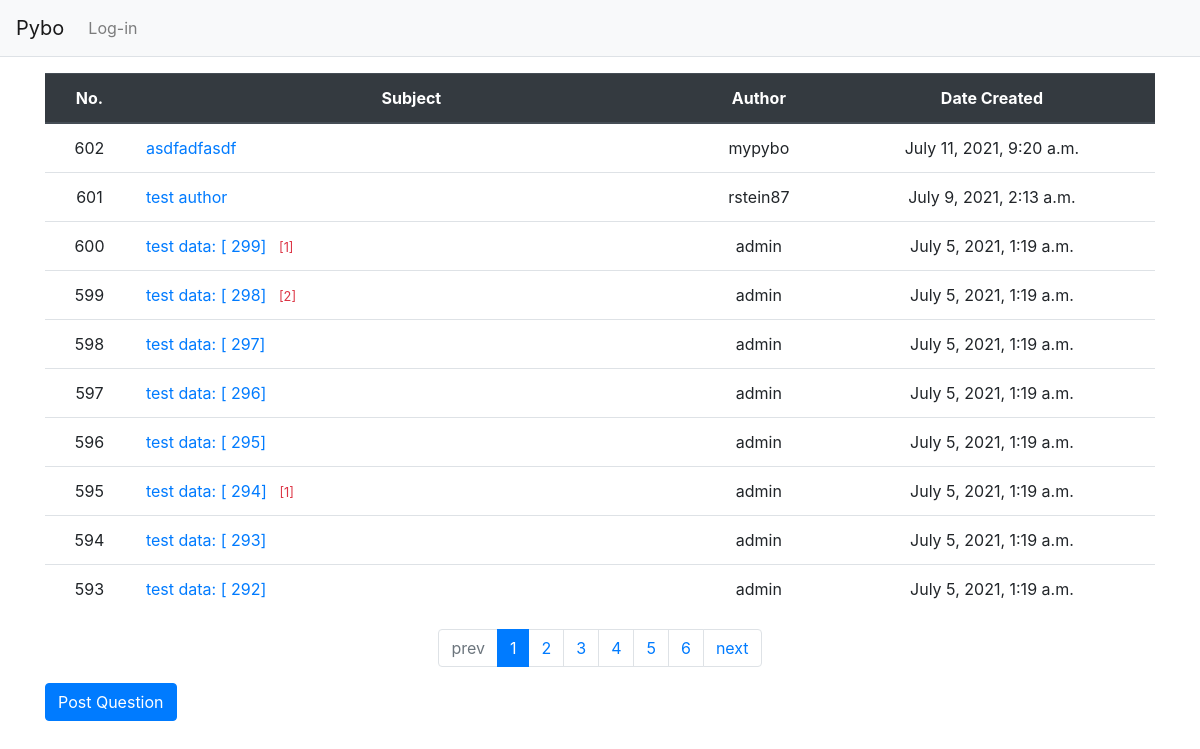
Before: / with the older database file.
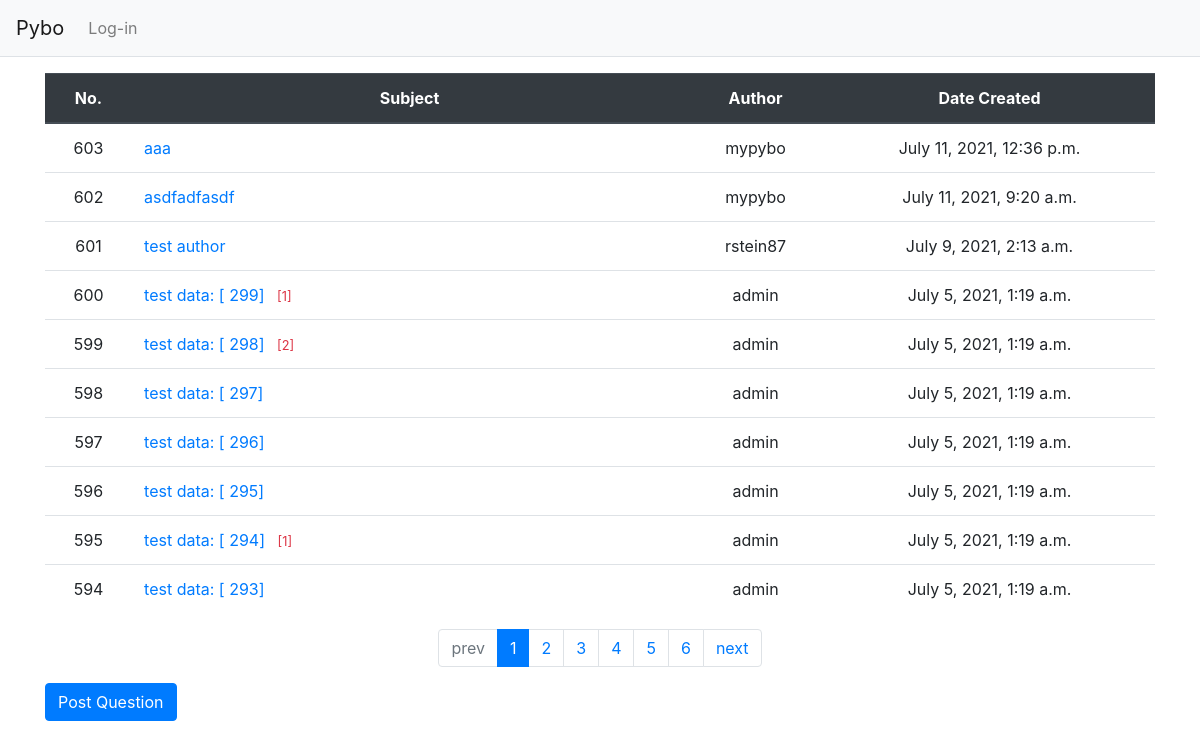
After: the same page with the newer database file.
### pybo/models.py (models this page shows, shortened)
class Question(models.Model):
    subject = models.CharField(max_length=200)
    content = models.TextField()
    author = models.ForeignKey(User, on_delete=models.CASCADE)
    create_date = models.DateTimeField()
    modify_date = models.DateTimeField(null=True, blank=True)

### pybo/views.py (the view)
# urls.py: path('', views.index, name='index'),
def index(request):
    page = request.GET.get('page', '1')
    question_list = Question.objects.order_by('-create_date')
    paginator = Paginator(question_list, 10)
    page_obj = paginator.get_page(page)
    context = {'question_list': page_obj}
    return render(request, 'pybo/question_list.html', context)

### pybo/templatetags/pybo_filter.py (called while the page is built)
@register.filter
def sub(value, arg):
    return value - arg

### templates/pybo/question_list.html (shortened to what this page needs)
{% extends 'base.html' %}
{% load pybo_filter %}
{% block content %}
<div class="container my-3">
    <table class="table">
        <thead>
        <tr class="text-center thead-dark">
            <th>No.</th>
            <th style="width:50%">Subject</th>
            <th>Author</th>
            <th>Date Created</th>
        </tr>
        </thead>
        <tbody>
        {% if question_list %}
            {% for question in question_list %}
            <tr class="text-center">
                <td>
                    {{ question_list.paginator.count|sub:question_list.start_index|sub:forloop.counter0|add:1 }}
                </td>
                <td class="text-left">
                    <a href="{% url 'pybo:detail' question.id %}">{{ question.subject }}</a>
                    {% if question.answer_set.count > 0 %}
                    <span class="text-danger small ml-2">[{{ question.answer_set.count }}]</span>
                    {% endif %}
                </td>
                <td>{{ question.author.username }}</td>
                <td>{{ question.create_date }}</td>
            </tr>
            {% endfor %}
        {% else %}
            <tr>
                <td>There are no questions</td>
            </tr>
        {% endif %}
        </tbody>
    </table>
    <ul class="pagination justify-content-center">
        {% if question_list.has_previous %}
        <li class="page-item">
        <a class="page-link" href="?page={{ question_list.previous_page_number }}">prev</a>
        </li>
        {% else %}
        <li class="page-item disabled">
            <a class="page-link" tabindex="-1" aria-disabled="true" href="#">prev</a>
        </li>
        {% endif %}
        {% for page_number in question_list.paginator.page_range %}
        {% if page_number >= question_list.number|add:-5 and page_number <= question_list.number|add:5 %}
            {% if page_number == question_list.number %}
            <li class="page-item active" aria-current="page">
                <a class="page-link" href="?page{{ page_number }}">{{ page_number }}</a>
            </li>
            {% else %}
            <li class="page-item">
                <a class="page-link" href="?page={{ page_number }}">{{ page_number }}</a>
            </li>
            {% endif %}
        {% endif %}
        {% endfor %}
        {% if question_list.has_next %}
        <li class="page-item">
            <a class="page-link" href="?page={{ question_list.next_page_number }}">next</a>
        </li>
        {% else %}
        <li class="page-item disabled">
            <a class="page-link" tabindex="-1" aria-disabled="true" href="#">next</a>
        </li>
        {% endif %}
    </ul>
    <a href="{% url 'pybo:question_create' %}" class="btn btn-primary">Post Question</a>
</div>
{% endblock %}

### templates/base.html (shortened to what this page needs)
{% load static %}
<!doctype html>
<html lang="ko">
<head>
    <link rel="stylesheet" type="text/css" href="{% static 'bootstrap.min.css' %}">
    <link rel="stylesheet" type="text/css" href="{% static 'style.css' %}">
</head>
<body>
{% include "navbar.html" %}
{% block content %}
{% endblock %}
</body>
</html>

### templates/navbar.html (shortened to what this page needs)
<nav class="navbar navbar-expand-lg navbar-light bg-light border-bottom">
    <a class="navbar-brand" href="{% url 'pybo:index' %}">Pybo</a>
    <div class="collapse navbar-collapse flex-grow-0" id="navbarNav">
        <ul class="navbar-nav">
            <li class="nav-item">
                {% if user.is_authenticated %}
                <a class="nav-link" href="{% url 'common:logout' %}">{{ user.username }} (Log-out)</a>
                {% else %}
                <a class="nav-link" href="{% url 'common:login' %}">Log-in</a>
                {% endif %}
            </li>
        </ul>
    </div>
</nav>

Changed rows visible on the page:
no longer on this page (row unchanged): Question: paginator.count|sub "593", subject "test data: [ 292]", author.username "admin", create_date "July 5, 2021, 1:19 a.m."
added Question: paginator.count|sub "603", subject "aaa", author.username "mypybo", create_date "July 11, 2021, 12:36 p.m."
